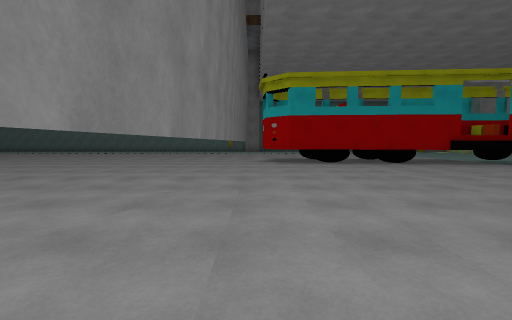
view 1 (above)

16 first-person views from a walk through a Unity game level. The camera is 1.3 m above the floor, tilts 4° down and sees 90° across. The floor is counted in squares, 2 m on a side. Each view is taken from the middle of a square. On the plan, view 1 faces up. The plan holds only what a view shows up to about 9 squares ahead; the rest is blank. The player is left out. Some surface patterns are stand-ins.

view 2
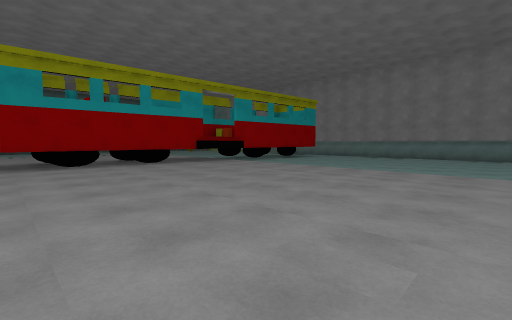

view 3
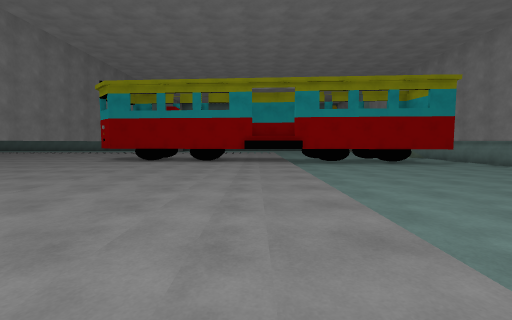

view 4
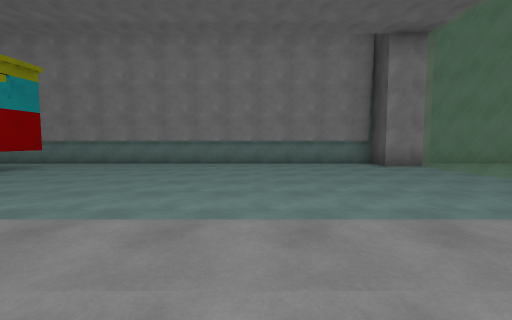

view 5
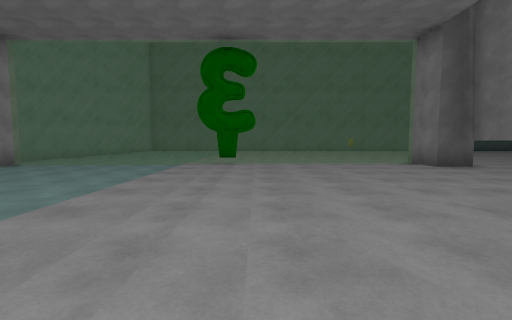

view 6
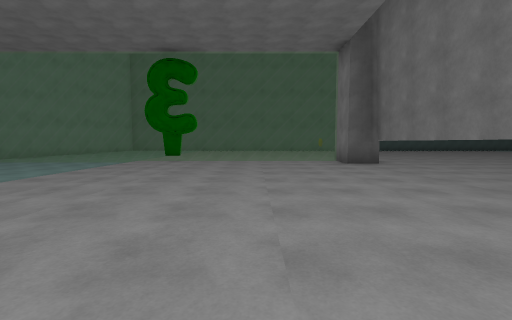

view 7
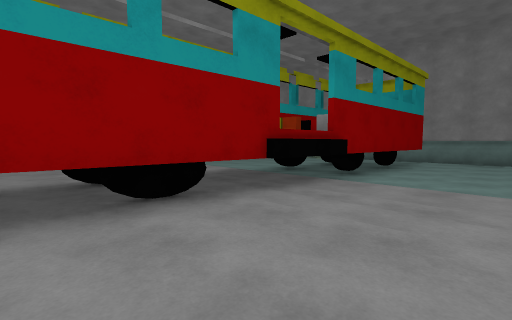

view 8
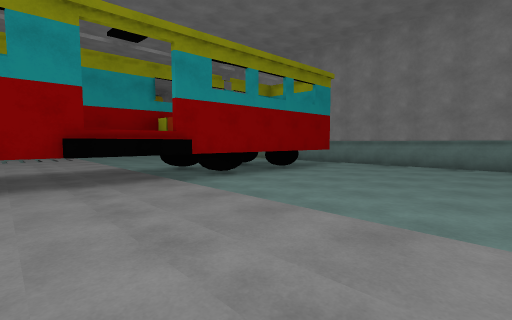

view 9
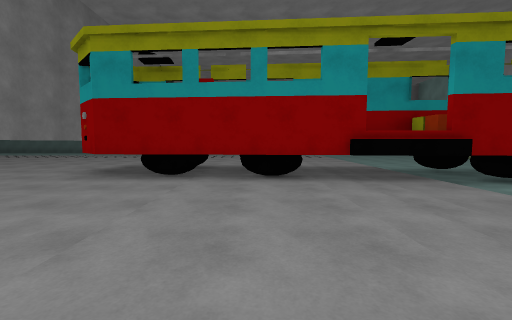

view 10
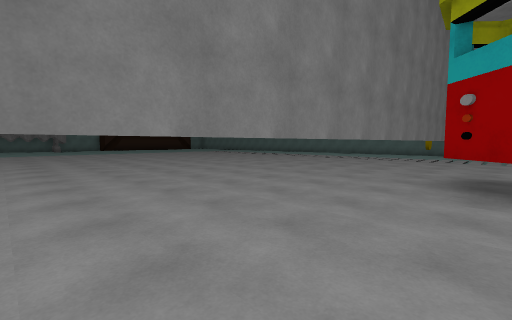

view 11
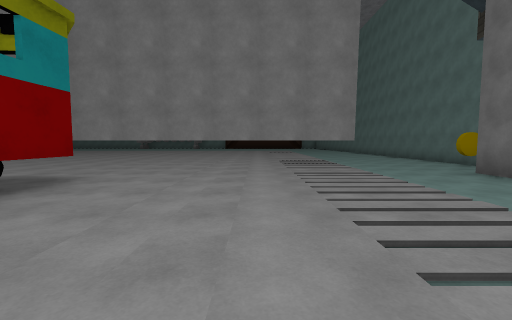

view 12
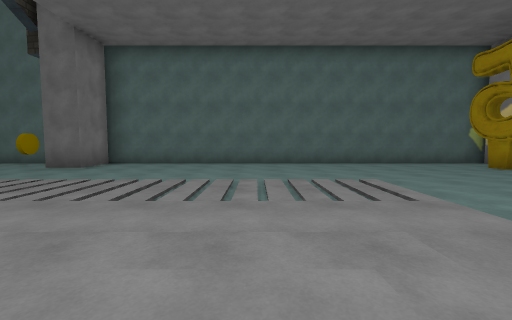

view 13
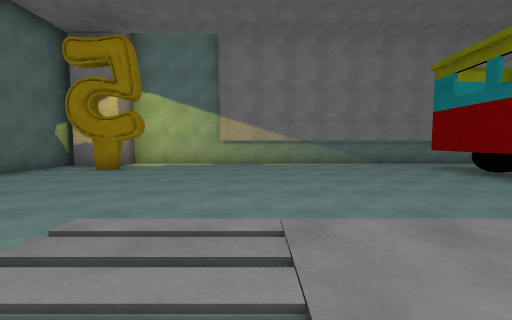

view 14
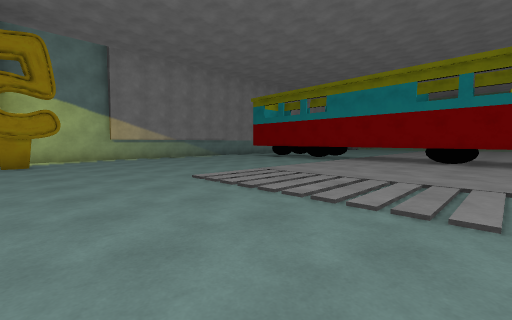

view 15
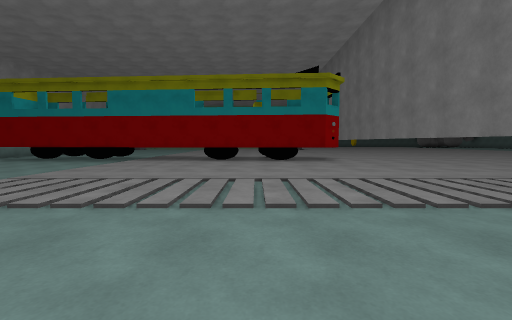

view 16
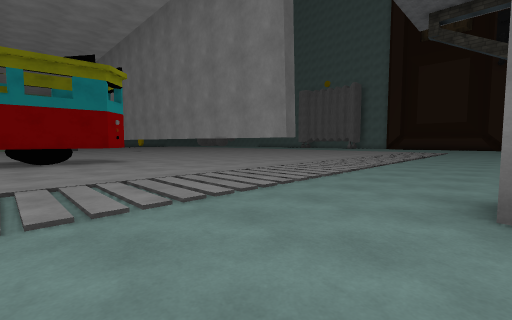

### Floor plan
Key: @ floor where view 1 was taken; # wall or solid block; . floor; = window, fence, low wall or low ledge; T thing the floor can be seen under or through; O other object.
Columns run from 10 left of view 1 to 14 right of it. Each row starts with its distance up from view 1.
 20       ##################
 19       ..O #............#
 18   ........#...........O##
 17   ....................O.#
 16    .....................#
 15     .....T..............#
 14      ....T..............#
 13      ....T..............#
 12       ...T..............#
 11       ...T..............#
 10      ....T.TTT..........#
  9   .........T O T TOO  #.#
  8   .......T.TTO T TO    .#
  7   .......T.......... # .#
  6  ........T..............#
  5 .........#..............#
  4 .........#..............#
  3        ..T..............#
  2         .T..............#
  1         .T..............#
  0         .T@.............#
 -1        ..T..............#
 -2       ...T..............#
 -3      .....#............##
 -4      .... #============#
 -5           ..............#
 -6                       ..#
 -7                        .#

Where each view was taken, in squares from view 1:
view 1: 0 up, 0 right, facing up
view 2: 0 up, 1 right, facing up-right
view 3: 1 down, 6 right, facing up
view 4: 1 up, 5 right, facing right
view 5: 4 up, 5 right, facing down
view 6: 5 up, 3 right, facing down
view 7: 5 up, 3 right, facing up-right
view 8: 3 up, 5 right, facing up-right
view 9: 3 up, 4 right, facing up
view 10: 4 up, 1 right, facing up-left
view 11: 13 up, 5 right, facing left
view 12: 11 up, 5 right, facing up
view 13: 14 up, 5 right, facing right
view 14: 18 up, 3 right, facing down-right
view 15: 18 up, 3 right, facing down
view 16: 18 up, 3 right, facing down-left
